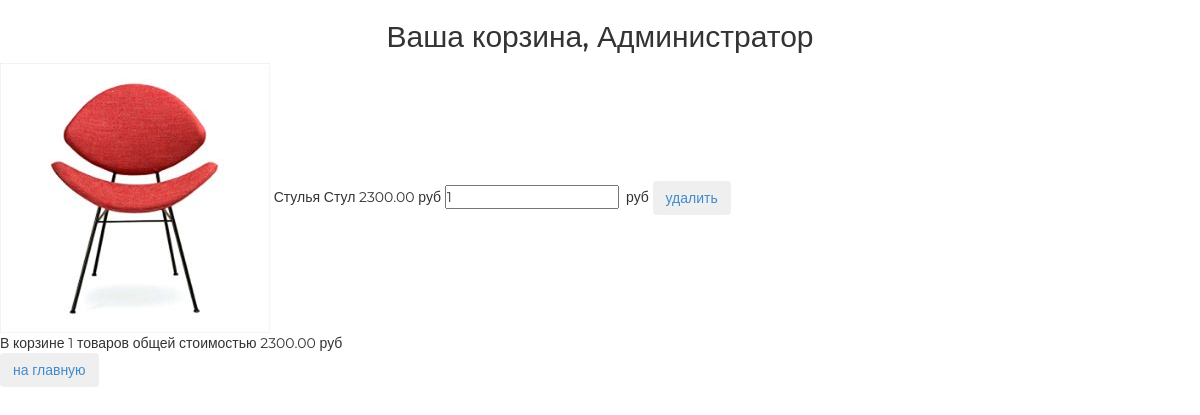
Page /basket/ (signed in) on the committed database.
### authapp/models.py (models this page shows, shortened)
class ShopUser(AbstractUser):
    avatar = models.ImageField(upload_to='users_avatars', blank=True)
    age = models.PositiveIntegerField(verbose_name='Возраст', null=True)
    activation_key = models.CharField(max_length=128, blank=True)
    activation_key_expires = models.DateTimeField(
        default=(now() + timedelta(hours=48)))

### basketapp/models.py (models this page shows, shortened)
class Basket(models.Model):
    user = models.ForeignKey(settings.AUTH_USER_MODEL,
                             on_delete=models.CASCADE, related_name='basket')
    product = models.ForeignKey(Product, on_delete=models.CASCADE)
    quantity = models.PositiveIntegerField(
        verbose_name='количество', default=0)
    add_datetime = models.DateTimeField(
        verbose_name='время', auto_now_add=True)
    @property
    def product_cost(self):
        return self.product.price * self.quantity
    @property
    def total_quantity(self):
        _items = Basket.objects.filter(user=self.user)
        _totalquantity = sum(list(map(lambda x: x.quantity, _items)))
        return _totalquantity
    @property
    def total_cost(self):
        _items = Basket.objects.filter(user=self.user)
        _totalcost = sum(list(map(lambda x: x.product_cost, _items)))
        return _totalcost

### mainapp/models.py (models this page shows, shortened)
class Product(models.Model):
    category = models.ForeignKey(
        ProductCategory, on_delete=models.SET_NULL, null=True)
    name = models.CharField(verbose_name='имя продукта', max_length=128)
    image = models.ImageField(upload_to='products_images', blank=True)
    short_desc = models.CharField(
        verbose_name='краткое описание продукта',
        max_length=64,
        blank=True)
    description = models.TextField(
        verbose_name='описание продукта',
        blank=True)
    price = models.DecimalField(
        verbose_name='цена продукта',
        max_digits=8,
        decimal_places=2,
        default=0)
    quantity = models.PositiveIntegerField(
        verbose_name='количество продукта',
        default=0)

class ProductCategory(models.Model):
    name = models.CharField(verbose_name='имя', max_length=64, unique=True)
    description = models.TextField(verbose_name='описание', blank=True)

### basketapp/views.py (the view)
# urls.py: path('', basketapp.basket, name='view'),
@login_required
def basket(request):
    title = 'Корзина'
    basket_items = Basket.objects.filter(
        user=request.user).order_by('product__category')
    content = {
        'title': title,
        'basket_items': basket_items
    }
    return render(request, 'basketapp/basket.html', content)

### mainapp/context_processors.py (called while the page is built)
def basket(request):
    basket = []
    if request.user.is_authenticated:
        basket = Basket.objects.filter(user=request.user)
    return {'basket': basket}

### basketapp/templates/basketapp/basket.html
{% extends 'basketapp/base.html' %}
{% load static %}
{% block content %}
    <div class="basket_list">
        {% include 'basketapp/includes/inc_basket_list.html' %}
    </div>
    <button class="btn btn-round">
        <a href="{% url 'index' %}">
            на главную
        </a>
    </button>
{% endblock %}

### basketapp/templates/basketapp/base.html (shortened to what this page needs)
<!DOCTYPE html>
{% load static %}
<html>
<head>
  {% block css %}
    <link rel="stylesheet" href="{% static 'css/bootstrap.min.css' %}">
    <link rel="stylesheet" href="{% static 'css/style.css' %}">
    <link rel="stylesheet" href="{% static 'fonts/font-awesome/css/font-awesome.css' %}">
  {% endblock %}
</head>
<body>
  <div class="basket_container">
    <div class="h2 text-center head">
      Ваша корзина,
      {% if user.first_name %}
        {{ user.first_name|title }}
      {% else %}
        Пользователь
      {% endif %}
    </div>
    {% block content %}
    {% endblock %}
  </div>
</body>
</html>

### basketapp/templates/basketapp/includes/inc_basket_list.html
{% for item in basket_items %}
    <div class="basket_record">
        <img src="/media/{{ item.product.image }}"
             alt="{{ item.product.short_desc }}">
        <span class="category_name">{{ item.product.category.name }}</span>
        <span class="product_name">{{ item.product.name }}</span>
        <span class="product_price">{{ item.product.price }}&nbspруб</span>
        <input type="number" name="{{ item.pk }}" min="0"
                             value="{{ item.quantity }}">
        <span class="product_cost">{{ item.cost }}&nbspруб</span>
        <button class="btn btn-round">
            <a href="{% url 'basket:remove' item.pk %}" class="">
                удалить
            </a>
        </button>
    </div>
{% endfor %}
{% if basket_items %}
    <div class="basket_summary">
        В корзине {{ basket_items.0.total_quantity }} товаров общей стоимостью
        {{ basket_items.0.total_cost }} руб
    </div>
{% endif %}

### static/css/style.css (style rules this page uses)
* { margin: 0; padding: 0; }
body { font-family: 'Montserrat', sans-serif; }
html, body { height: 100%; }

### rows in the picture
ShopUser: first_name "Администратор"
Basket: product.image (picture), product.category.name "Стулья", product.name "Стул", product.price "2300.00", quantity "1", user+quantity "1", user+product+quantity "2300.00"
